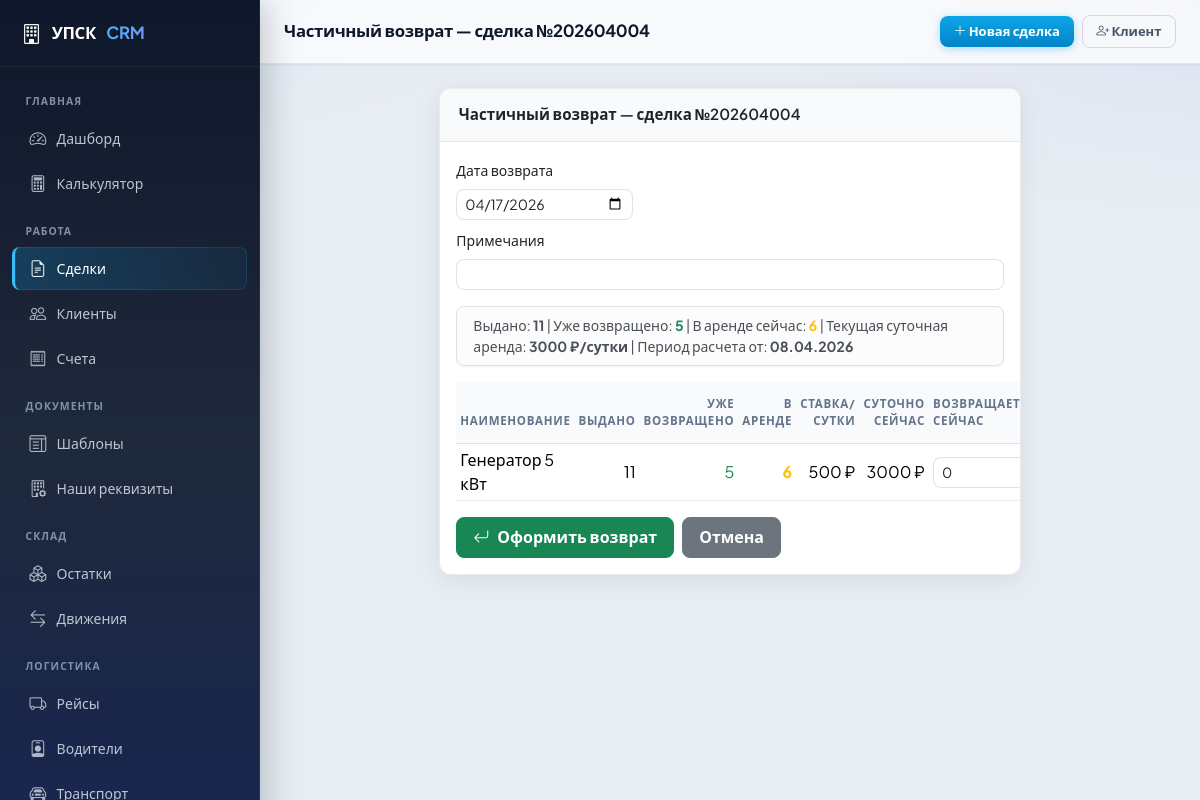
/deals/4/return/, run on the app's committed database.
### deals/models.py (models this page shows, shortened)
class Deal(models.Model):
    number = models.CharField('Номер сделки', max_length=50, unique=True)
    client = models.ForeignKey('clients.Client', on_delete=models.PROTECT,
                               related_name='deals', verbose_name='Клиент')
    our_entity = models.ForeignKey(
        'documents.OurLegalEntity',
        on_delete=models.PROTECT,
        related_name='deals',
        verbose_name='Наша организация',
        null=True,
        blank=True,
    )
    status = models.CharField('Статус', max_length=30, choices=DEAL_STATUS_CHOICES, default='new')
    created_at = models.DateTimeField('Создана', auto_now_add=True)
    updated_at = models.DateTimeField('Обновлена', auto_now=True)
    start_date = models.DateField('Дата начала аренды', null=True, blank=True)
    end_date = models.DateField('Дата окончания аренды', null=True, blank=True)
    actual_return_date = models.DateField('Фактический возврат', null=True, blank=True)
    city = models.CharField('Город', max_length=50, choices=CITY_CHOICES, default='Екатеринбург')
    delivery_address = models.TextField('Адрес доставки', blank=True)
    delivery_cost = models.DecimalField('Стоимость доставки (1 рейс)', max_digits=10, decimal_places=2, default=0)
    vat_mode = models.CharField('НДС', max_length=20, choices=VAT_CHOICES, default='no_vat')
    deposit_pct = models.DecimalField('Залог %', max_digits=5, decimal_places=2, default=10)
    total_area = models.DecimalField('Площадь (м²)', max_digits=10, decimal_places=2, default=0)
    rental_days = models.IntegerField('Срок аренды (дней)', default=30)
    daily_cost = models.DecimalField('Суточная стоимость', max_digits=10, decimal_places=2, default=0)
    total_rental = models.DecimalField('Итого аренда', max_digits=12, decimal_places=2, default=0)
    market_value = models.DecimalField('Рыночная стоимость оборудования', max_digits=12, decimal_places=2, default=0)
    deposit_amount = models.DecimalField('Сумма залога', max_digits=12, decimal_places=2, default=0)
    grand_total = models.DecimalField('Итого к оплате', max_digits=12, decimal_places=2, default=0)
    notes = models.TextField('Примечания', blank=True)
    contract_number = models.CharField('Номер договора', max_length=100, blank=True)
    contract_date = models.DateField('Дата договора', null=True, blank=True)
    class Meta:
        verbose_name = 'Сделка'
        verbose_name_plural = 'Сделки'
        ordering = ['-created_at']

class PartialReturn(models.Model):
    deal = models.ForeignKey(Deal, on_delete=models.CASCADE,
                             related_name='partial_returns', verbose_name='Сделка')
    return_date = models.DateField('Дата возврата')
    amount_paid = models.DecimalField('Сумма к оплате за период', max_digits=12, decimal_places=2, default=0)
    notes = models.TextField('Примечания', blank=True)
    created_at = models.DateTimeField('Создан', auto_now_add=True)
    class Meta:
        verbose_name = 'Частичный возврат'
        verbose_name_plural = 'Частичные возвраты'
        ordering = ['-return_date']

class DealEquipmentItem(models.Model):
    deal = models.ForeignKey(Deal, on_delete=models.CASCADE,
                             related_name='equipment_items', verbose_name='Сделка')
    section = models.ForeignKey(DealSection, on_delete=models.CASCADE, null=True, blank=True,
                                related_name='equipment_items', verbose_name='Раздел')
    equipment_type = models.ForeignKey('equipment.EquipmentType', on_delete=models.PROTECT,
                                       verbose_name='Тип оборудования')
    quantity = models.IntegerField('Количество', default=0)
    unit_price = models.DecimalField('Рыночная цена ед.', max_digits=10, decimal_places=2, default=0)
    daily_rental_rate = models.DecimalField('Суточная ставка (руб./ед.)', max_digits=10, decimal_places=2, default=0)
    class Meta:
        verbose_name = 'Позиция оборудования'
        verbose_name_plural = 'Позиции оборудования'

### equipment/models.py (models this page shows, shortened)
class EquipmentType(models.Model):
    code = models.CharField('Код', max_length=50, unique=True)
    name = models.CharField('Наименование', max_length=200)
    category = models.ForeignKey(
        'pricing.EquipmentCategory', on_delete=models.SET_NULL,
        null=True, blank=True, related_name='equipment_types',
        verbose_name='Категория',
    )
    unit = models.CharField('Ед. изм.', max_length=20, default='шт')
    base_price = models.DecimalField(
        'Рыночная стоимость ед.', max_digits=10, decimal_places=2, default=0,
    )
    price_coefficient = models.DecimalField(
        'Коэффициент цены', max_digits=5, decimal_places=2, default=1.0,
    )
    daily_rental_rate = models.DecimalField(
        'Суточная ставка аренды (руб.)', max_digits=10, decimal_places=2, default=0,
    )
    weight_per_unit = models.DecimalField('Вес ед. (кг)', max_digits=8, decimal_places=3, default=0)
    volume_per_unit = models.DecimalField('Объём ед. (м3)', max_digits=8, decimal_places=4, default=0)
    is_active = models.BooleanField('Активно', default=True)
    class Meta:
        verbose_name = 'Тип оборудования'
        verbose_name_plural = 'Типы оборудования'
        ordering = ['name']

### deals/views.py (the view, shortened to what this page needs)
# urls.py: path('<int:pk>/return/', views.partial_return_create, name='partial_return_create'),
@transaction.atomic
def partial_return_create(request, pk):
    deal = get_object_or_404(Deal, pk=pk)
    if deal.status not in _STATUSES_ACTIVE_RENT:
        messages.error(request, 'Частичный возврат доступен только для сделок в аренде/просрочке.')
        return redirect('deal_detail', pk=pk)
    equipment_items = list(deal.equipment_items.select_related('equipment_type'))
    items_with_remaining = _build_items_with_remaining(deal)
    total_issued = sum(i.quantity for i in equipment_items)
    total_returned = sum(r['already_returned'] for r in items_with_remaining)
    total_remaining = sum(r['remaining'] for r in items_with_remaining)
    current_daily_before = _current_daily_rent_total(items_with_remaining)
    return render(request, 'deals/partial_return.html', {
        'deal': deal,
        'items_with_remaining': items_with_remaining,
        'current_daily_before': current_daily_before,
        'period_start': _last_partial_return_date(deal) or deal.start_date or deal.created_at.date(),
        'total_issued': total_issued,
        'total_returned': total_returned,
        'total_remaining': total_remaining,
        'today': timezone.now().date(),
        'page_title': f'Частичный возврат — сделка №{deal.number}',
    })

### deals/views.py (called while the page is built)
def _already_returned_qty(deal, equipment_type):
    return (
        PartialReturnItem.objects
        .filter(partial_return__deal=deal, equipment_type=equipment_type)
        .aggregate(total=Sum('quantity_returned'))
        .get('total') or 0
    )

def _build_items_with_remaining(deal):
    rows = []
    equipment_items = list(deal.equipment_items.select_related('equipment_type'))
    for item in equipment_items:
        returned = _already_returned_qty(deal, item.equipment_type)
        remaining = max(item.quantity - returned, 0)
        rows.append({
            'item': item,
            'already_returned': returned,
            'remaining': remaining,
            'in_rent_now': remaining,
            'current_daily_cost': remaining * float(item.daily_rental_rate or 0),
        })
    return rows

def _current_daily_rent_total(items_with_remaining):
    return sum(row['current_daily_cost'] for row in items_with_remaining)

def _last_partial_return_date(deal):
    last_pr = deal.partial_returns.order_by('-return_date', '-created_at').first()
    return last_pr.return_date if last_pr else None

### templates/deals/partial_return.html (shortened to what this page needs)
{% extends "base.html" %}
{% block nav_deals %}active{% endblock %}
{% block content %}
<div class="row justify-content-center">
<div class="col-lg-8">
  <div class="card mb-3">
    <div class="card-header">Частичный возврат — сделка №{{ deal.number }}</div>
    <div class="card-body">
      <form method="post">
        <div class="row g-2 mb-3">
          <div class="col-md-4">
            <label class="form-label small">Дата возврата</label>
            <input type="date" class="form-control form-control-sm" name="return_date" value="{{ today|date:'Y-m-d' }}" required>
          </div>
          <div class="col-12">
            <label class="form-label small">Примечания</label>
            <input type="text" class="form-control form-control-sm" name="notes">
          </div>
        </div>
        <div class="alert alert-light border small py-2">
          Выдано: <strong>{{ total_issued }}</strong> |
          Уже возвращено: <strong class="text-success">{{ total_returned }}</strong> |
          В аренде сейчас: <strong class="text-warning">{{ total_remaining }}</strong> |
          Текущая суточная аренда: <strong>{{ current_daily_before|floatformat:0 }} ₽/сутки</strong> |
          Период расчета от: <strong>{{ period_start|date:"d.m.Y" }}</strong>
        </div>
        <table class="table table-sm">
          <thead>
            <tr>
              <th>Наименование</th>
              <th class="text-end">Выдано</th>
              <th class="text-end">Уже возвращено</th>
              <th class="text-end">В аренде</th>
              <th class="text-end">Ставка/сутки</th>
              <th class="text-end">Суточно сейчас</th>
              <th style="width:120px">Возвращается сейчас</th>
            </tr>
          </thead>
          <tbody>
            {% for row in items_with_remaining %}
            <tr>
              <td>{{ row.item.equipment_type.name }}</td>
              <td class="text-end">{{ row.item.quantity }}</td>
              <td class="text-end text-success">{{ row.already_returned }}</td>
              <td class="text-end {% if row.remaining > 0 %}text-warning fw-bold{% endif %}">{{ row.remaining }}</td>
              <td class="text-end">{{ row.item.daily_rental_rate|floatformat:0 }} ₽</td>
              <td class="text-end">{{ row.current_daily_cost|floatformat:0 }} ₽</td>
              <td>
                {% if row.remaining > 0 %}
                <input type="number" class="form-control form-control-sm"
                       name="qty_{{ row.item.pk }}" value="0"
                       min="0" max="{{ row.remaining }}">
                {% else %}
                <span class="text-muted small">—</span>
                {% endif %}
              </td>
            </tr>
            {% endfor %}
          </tbody>
        </table>
        <div class="d-flex gap-2">
          <button type="submit" class="btn btn-success">
            <i class="bi bi-arrow-return-left me-2"></i>Оформить возврат
          </button>
          <a href="{% url 'deal_detail' deal.pk %}" class="btn btn-secondary">Отмена</a>
        </div>
      </form>
    </div>
  </div>
</div>
</div>
{% endblock %}

### static/css/app.css (style rules this page uses)
:root { --sidebar-width: 260px; --topbar-height: 64px; --radius-sm: 8px; --radius-md: 12px; --radius-lg: 16px; --shadow-sm: 0 1px 2px rgba(15, 23, 42, 0.06); --shadow-md: 0 4px 24px rgba(15, 23, 42, 0.08); --shadow-lg: 0 12px 40px rgba(15, 23, 42, 0.12); --surface: #ffffff; --surface-2: #f8fafc; --border: rgba(15, 23, 42, 0.08); --accent: #0ea5e9; --accent-hover: #0284c7; --sidebar-bg: linear-gradient(180deg, #0f172a 0%, #1e293b 48%, #172554 100%); --sidebar-border: rgba(255, 255, 255, 0.06); --text-muted-custom: #64748b; --body-bg: #e8edf3; --bs-body-font-family: "Plus Jakarta Sans", system-ui, -apple-system, "Segoe UI", Roboto, sans-serif; --bs-primary: #0ea5e9; --bs-primary-rgb: 14, 165, 233; --bs-link-color: #0284c7; --bs-border-radius: var(--radius-sm); --bs-card-border-radius: var(--radius-md); }
*, *::before, *::after { box-sizing: border-box; }
body { font-family: var(--bs-body-font-family); background: var(--body-bg); background-image: radial-gradient(ellipse 120% 80% at 0% -20%, rgba(14, 165, 233, 0.12), transparent 50%), radial-gradient(ellipse 80% 60% at 100% 0%, rgba(99, 102, 241, 0.08), transparent 45%); background-attachment: fixed; color: #0f172a; -webkit-font-smoothing: antialiased; }
.card { border: 1px solid var(--border); border-radius: var(--radius-md); box-shadow: var(--shadow-md); background: var(--surface); overflow: hidden; }
.card-header { background: var(--surface-2) !important; border-bottom: 1px solid var(--border); font-weight: 600; font-size: 0.95rem; padding: 0.9rem 1.15rem; }
.table { --bs-table-hover-bg: rgba(14, 165, 233, 0.04); }
.table thead th { font-size: 0.72rem; font-weight: 700; text-transform: uppercase; letter-spacing: 0.06em; color: var(--text-muted-custom) !important; border-bottom-width: 1px; padding-top: 0.85rem; padding-bottom: 0.85rem; background: var(--surface-2); }
.table tbody td { vertical-align: middle; border-color: var(--border); }
.btn { font-weight: 600; border-radius: var(--radius-sm); padding: 0.45rem 1rem; }
.form-control, .form-select { border-radius: var(--radius-sm); border-color: rgba(15, 23, 42, 0.12); }
.alert { border: none; border-radius: var(--radius-sm); box-shadow: var(--shadow-sm); }

### data on the page
Deal: number "202604004"
PartialReturn: return_date "08.04.2026"
DealEquipmentItem: item.equipment_type.name "Генератор 5 кВт", item.quantity "11", already_returned "5", remaining "6", item.daily_rental_rate "500", current_daily_cost "3000"

### other printed values
{{ page_title|default:"" }} "Частичный возврат — сделка №202604004"
{{ total_issued }} "11"
{{ total_returned }} "5"
{{ total_remaining }} "6"
{{ current_daily_before|floatformat:0 }} "3000"
